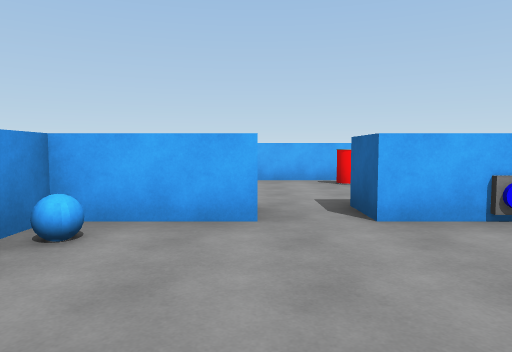
View 1 (above)

15 first-person views from a walk through a 3-D level made in the Unity game engine. The camera is 1.4 m above the floor, tilts 4° down and sees 70° across. The floor is counted in squares, 2 m on a side. Each view is taken from the middle of a square. On the plan, view 1 faces up. The plan holds only what a view shows up to about 11 squares ahead; the rest is blank. The place goes on beyond the plan. The player is left out. Door leaves are left out, so doorways stand open.

View 2
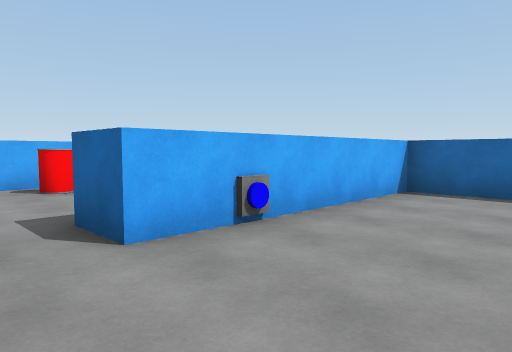

View 3
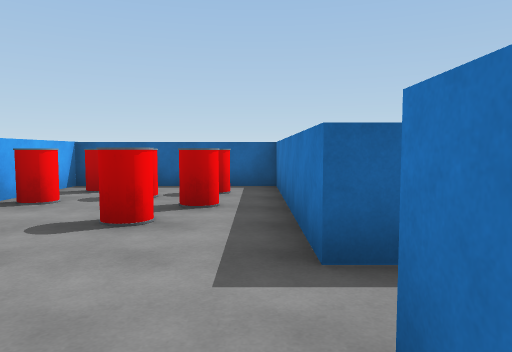

View 4
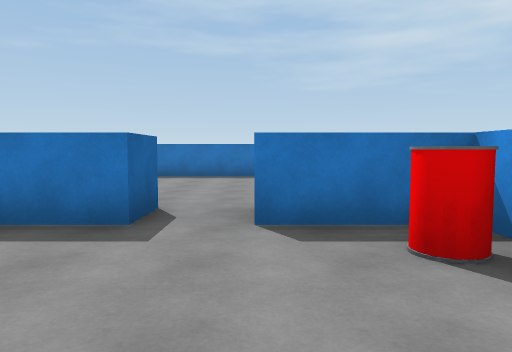

View 5
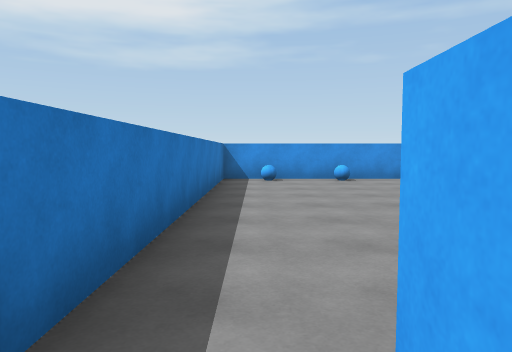

View 6
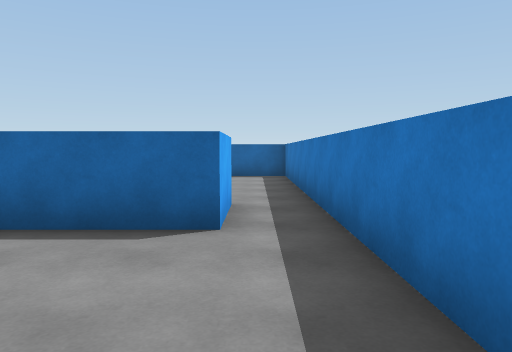

View 7
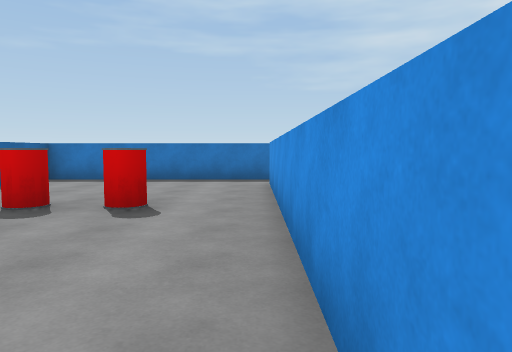

View 8
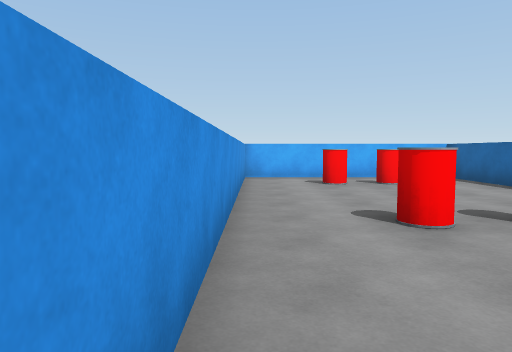

View 9
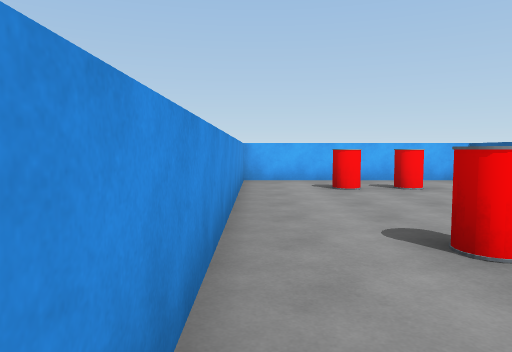

View 10
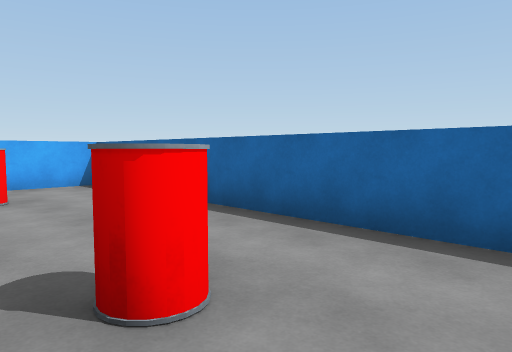

View 11
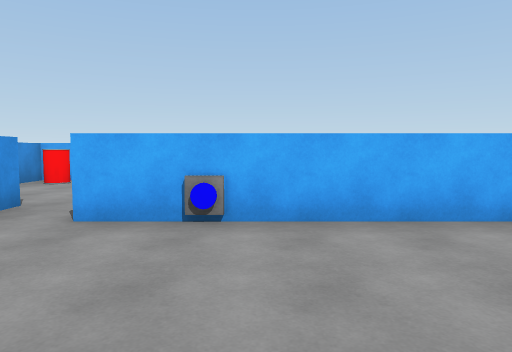

View 12
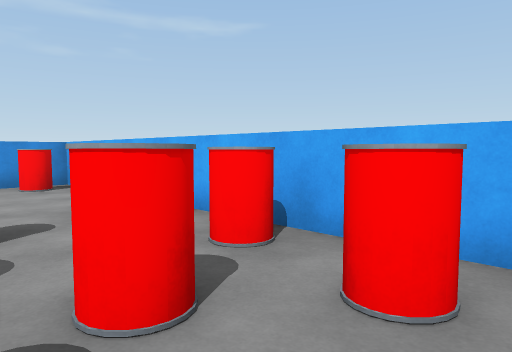

View 13
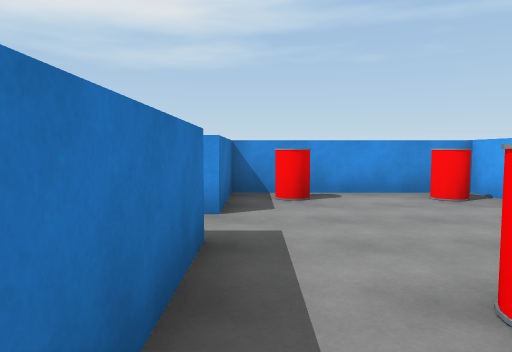

View 14
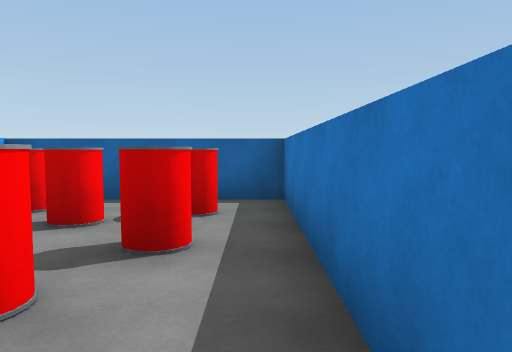

View 15
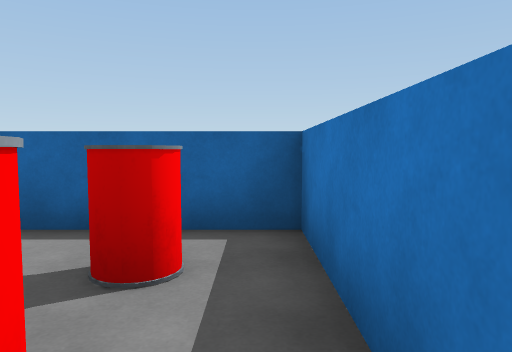

### Floor plan
Ten units are one square. View 1 is at (0, 0); x grows to the right and y downward. Boxes are objects, and circles mark ways between rooms. Rooms are numbered by the first view taken in them; rooms with no view inside come last. Other rooms are left out.
<svg viewBox="-25 -91 160 114">
<path fill="none" stroke="#000" d="M1 -36 -20 -36 -20 18 65 18M62 7 62 -36 12 -36M12 -46 62 -46 62 -86 -20 -86 -20 -46 0 -46M130 -15 130 -86 76 -86M77 -82 77 7 62 7M65 18 130 18 130 0"/>
<rect x="15" y="-35" width="10" height="10" fill="#bbb"><title>other object</title></rect>
<rect x="-15" y="-65" width="10" height="10" fill="#bbb"><title>other object</title></rect>
<rect x="-15" y="-85" width="10" height="10" fill="#bbb"><title>other object</title></rect>
<rect x="15" y="-85" width="10" height="10" fill="#bbb"><title>other object</title></rect>
<rect x="25" y="-65" width="10" height="10" fill="#bbb"><title>other object</title></rect>
<rect x="35" y="-65" width="10" height="10" fill="#bbb"><title>other object</title></rect>
<rect x="35" y="-85" width="10" height="10" fill="#bbb"><title>other object</title></rect>
<rect x="45" y="-65" width="10" height="10" fill="#bbb"><title>other object</title></rect>
<rect x="45" y="-75" width="10" height="10" fill="#bbb"><title>other object</title></rect>
<rect x="45" y="-85" width="10" height="10" fill="#bbb"><title>other object</title></rect>
<rect x="95" y="-25" width="10" height="10" fill="#bbb"><title>other object</title></rect>
<rect x="95" y="-75" width="10" height="10" fill="#bbb"><title>other object</title></rect>
<rect x="105" y="-35" width="10" height="10" fill="#bbb"><title>other object</title></rect>
<rect x="105" y="-75" width="10" height="10" fill="#bbb"><title>other object</title></rect>
<circle cx="5" cy="-40" r="3" fill="#2a7"/>
<circle cx="70" cy="10" r="3" fill="#2a7"/>
<text x="20" y="-10">1</text>
<text x="20" y="-70">2</text>
<text x="100" y="-30">3</text>
</svg>
Room 1 opens to room 2. Room 1 opens to room 3.

Where each view was taken, in squares from view 1:
view 1: 0 up, 0 right, facing up
view 2: 1 up, 0 right, facing up-right
view 3: 5 up, 1 left, facing right
view 4: 8 up, 0 right, facing down
view 5: 1 down, 7 right, facing left
view 6: 1 down, 3 right, facing right
view 7: 7 up, 8 right, facing down
view 8: 1 down, 8 right, facing up
view 9: 0 up, 8 right, facing up
view 10: 1 up, 10 right, facing up-right
view 11: 0 up, 3 right, facing up
view 12: 6 up, 6 right, facing up-left
view 13: 5 up, 4 right, facing left
view 14: 5 up, 1 right, facing right
view 15: 5 up, 3 right, facing right
